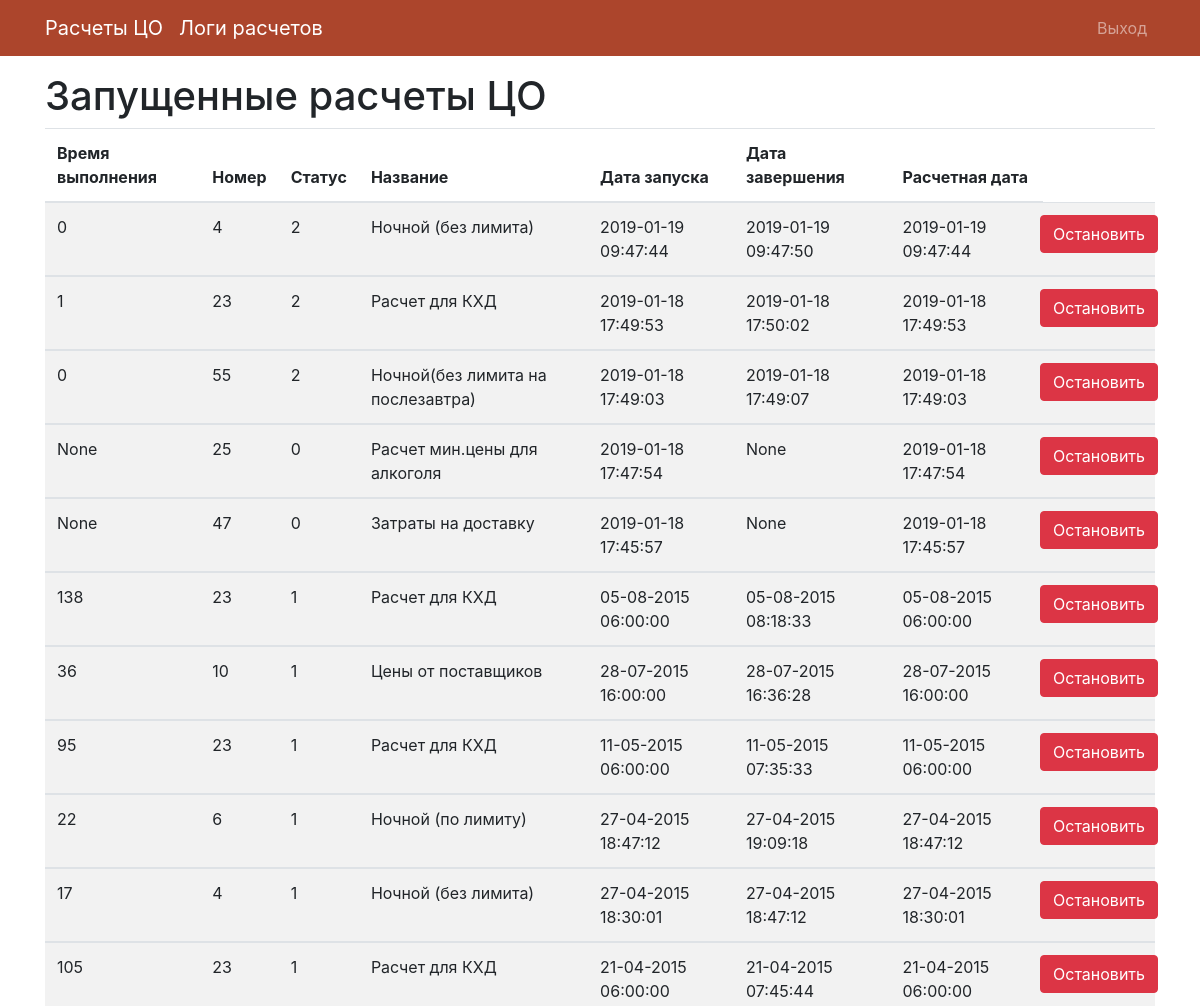
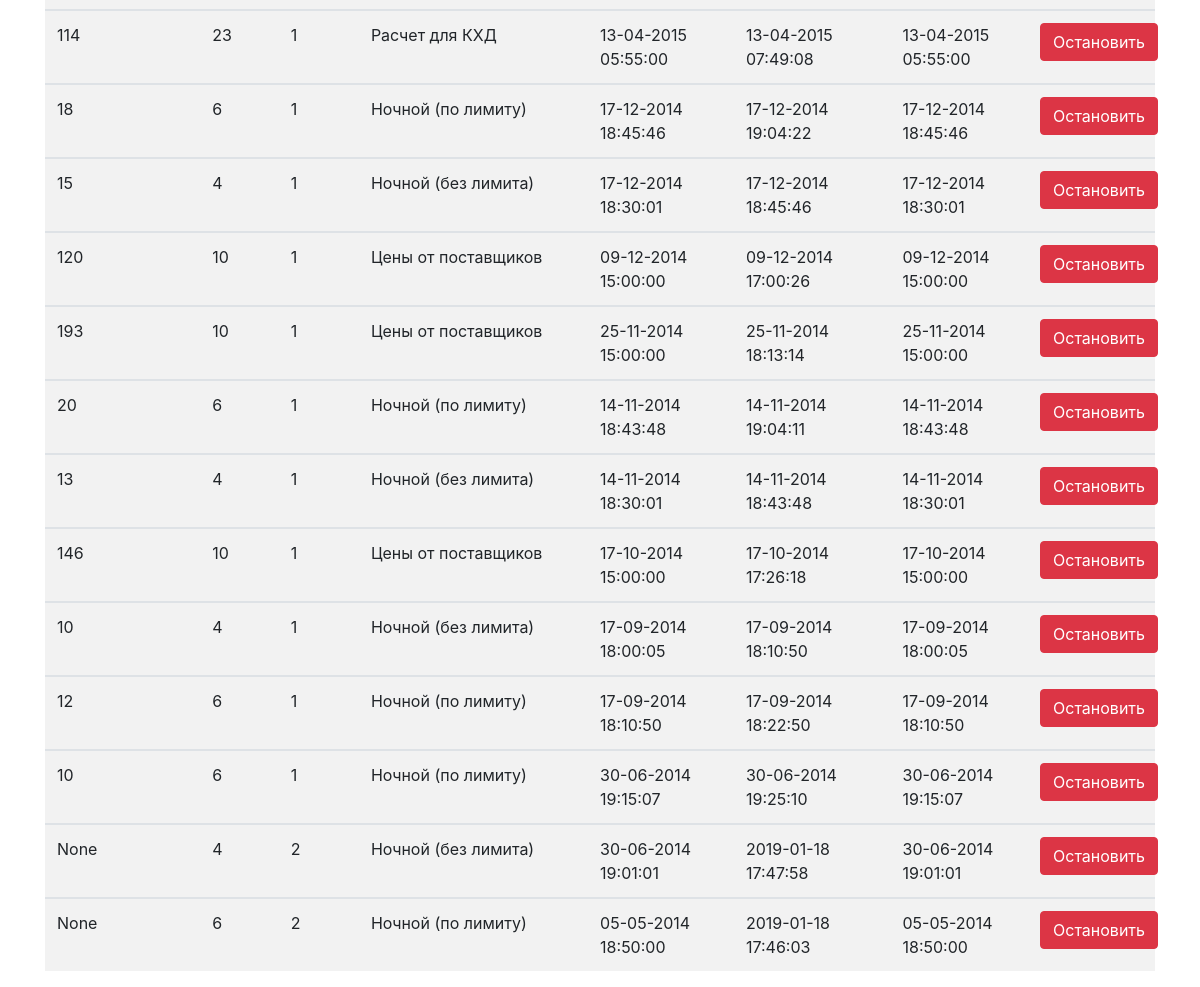
Screenshot of /log (signed in) with the database file from the repository (2 pictures, top to bottom).
### tables this page shows
CREATE TABLE "calc_log"
(
  id        integer primary key autoincrement,
  time      integer,
  id_calc   integer      not null,
  status    integer      not null,
  name      varchar(255) not null,
  startdate datetime     not null,
  enddate   datetime,
  calcdate  datetime     not null
);

### app/main/routes.py (the view)
@main.route('/log')
@login_required
def log():
    con = sql.connect(db_path)
    con.row_factory = sql.Row
    cur = con.cursor()
    cur.execute("select * from main.calc_log order by id desc ")
    logs = cur.fetchall()
    con.close()
    return render_template('main/log.html', logs=logs)

### app/model.py (called while the page is built)
@login.user_loader
def load_user(id):
    return User.query.get(int(id))

### app/templates/main/log.html (shortened to what this page needs)
{% extends 'base.html' %}
{% block app_content %}
    <h1>Запущенные расчеты ЦО</h1>
    <table class="table table-striped">
        <thead>
        <tr>
            <th scope="col">Время выполнения</th>
            <th scope="col">Номер</th>
            <th scope="col">Статус</th>
            <th scope="col">Название</th>
            <th scope="col">Дата запуска</th>
            <th scope="col">Дата завершения</th>
            <th scope="col">Расчетная дата</th>
            <td></td>
        </tr>
        </thead>
        <tbody>
        {% for log in logs %}
            <tr>
                <td>{{ log["time"] }}</td>
                <td>{{ log["id_calc"] }}</td>
                <td>{{ log["status"] }}</td>
                <td>{{ log["name"] }}</td>
                <td>{{ log["startdate"] }}</td>
                <td>{{ log["enddate"] }}</td>
                <td>{{ log["calcdate"] }}</td>
                <td class="text-right">
                    <div class="row">
                        <form action="{{ url_for('main.delete_log') }}" method="post" class="pull-right">
                            <input type="submit" class="btn btn-danger" data-toggle="confirmation"
                                   data-title="Действительно остановить?" value="Остановить">
                        </form>
                    </div>
                </td>
            </tr>
            </tbody>
        {% endfor %}
    </table>
{% endblock %}

### rows the page displays
calc_log: time "0", id_calc "4", status "2", name "Ночной (без лимита)", startdate "2019-01-19 09:47:44", enddate "2019-01-19 09:47:50", calcdate "2019-01-19 09:47:44"
calc_log: time "1", id_calc "23", status "2", name "Расчет для КХД", startdate "2019-01-18 17:49:53", enddate "2019-01-18 17:50:02", calcdate "2019-01-18 17:49:53"
calc_log: time "0", id_calc "55", status "2", name "Ночной(без лимита на послезавтра)", startdate "2019-01-18 17:49:03", enddate "2019-01-18 17:49:07", calcdate "2019-01-18 17:49:03"
calc_log: time "None", id_calc "25", status "0", name "Расчет мин.цены для алкоголя", startdate "2019-01-18 17:47:54", enddate "None", calcdate "2019-01-18 17:47:54"
calc_log: time "None", id_calc "47", status "0", name "Затраты на доставку", startdate "2019-01-18 17:45:57", enddate "None", calcdate "2019-01-18 17:45:57"
calc_log: time "138", id_calc "23", status "1", name "Расчет для КХД", startdate "05-08-2015 06:00:00", enddate "05-08-2015 08:18:33", calcdate "05-08-2015 06:00:00"
calc_log: time "36", id_calc "10", status "1", name "Цены от поставщиков", startdate "28-07-2015 16:00:00", enddate "28-07-2015 16:36:28", calcdate "28-07-2015 16:00:00"
calc_log: time "95", id_calc "23", status "1", name "Расчет для КХД", startdate "11-05-2015 06:00:00", enddate "11-05-2015 07:35:33", calcdate "11-05-2015 06:00:00"
calc_log: time "22", id_calc "6", status "1", name "Ночной (по лимиту)", startdate "27-04-2015 18:47:12", enddate "27-04-2015 19:09:18", calcdate "27-04-2015 18:47:12"
calc_log: time "17", id_calc "4", status "1", name "Ночной (без лимита)", startdate "27-04-2015 18:30:01", enddate "27-04-2015 18:47:12", calcdate "27-04-2015 18:30:01"
calc_log: time "105", id_calc "23", status "1", name "Расчет для КХД", startdate "21-04-2015 06:00:00", enddate "21-04-2015 07:45:44", calcdate "21-04-2015 06:00:00"
calc_log: time "114", id_calc "23", status "1", name "Расчет для КХД", startdate "13-04-2015 05:55:00", enddate "13-04-2015 07:49:08", calcdate "13-04-2015 05:55:00"
calc_log: time "18", id_calc "6", status "1", name "Ночной (по лимиту)", startdate "17-12-2014 18:45:46", enddate "17-12-2014 19:04:22", calcdate "17-12-2014 18:45:46"
calc_log: time "15", id_calc "4", status "1", name "Ночной (без лимита)", startdate "17-12-2014 18:30:01", enddate "17-12-2014 18:45:46", calcdate "17-12-2014 18:30:01"
calc_log: time "120", id_calc "10", status "1", name "Цены от поставщиков", startdate "09-12-2014 15:00:00", enddate "09-12-2014 17:00:26", calcdate "09-12-2014 15:00:00"
calc_log: time "193", id_calc "10", status "1", name "Цены от поставщиков", startdate "25-11-2014 15:00:00", enddate "25-11-2014 18:13:14", calcdate "25-11-2014 15:00:00"
calc_log: time "20", id_calc "6", status "1", name "Ночной (по лимиту)", startdate "14-11-2014 18:43:48", enddate "14-11-2014 19:04:11", calcdate "14-11-2014 18:43:48"
calc_log: time "13", id_calc "4", status "1", name "Ночной (без лимита)", startdate "14-11-2014 18:30:01", enddate "14-11-2014 18:43:48", calcdate "14-11-2014 18:30:01"
calc_log: time "146", id_calc "10", status "1", name "Цены от поставщиков", startdate "17-10-2014 15:00:00", enddate "17-10-2014 17:26:18", calcdate "17-10-2014 15:00:00"
calc_log: time "10", id_calc "4", status "1", name "Ночной (без лимита)", startdate "17-09-2014 18:00:05", enddate "17-09-2014 18:10:50", calcdate "17-09-2014 18:00:05"
calc_log: time "12", id_calc "6", status "1", name "Ночной (по лимиту)", startdate "17-09-2014 18:10:50", enddate "17-09-2014 18:22:50", calcdate "17-09-2014 18:10:50"
calc_log: time "10", id_calc "6", status "1", name "Ночной (по лимиту)", startdate "30-06-2014 19:15:07", enddate "30-06-2014 19:25:10", calcdate "30-06-2014 19:15:07"
calc_log: time "None", id_calc "4", status "2", name "Ночной (без лимита)", startdate "30-06-2014 19:01:01", enddate "2019-01-18 17:47:58", calcdate "30-06-2014 19:01:01"
calc_log: time "None", id_calc "6", status "2", name "Ночной (по лимиту)", startdate "05-05-2014 18:50:00", enddate "2019-01-18 17:46:03", calcdate "05-05-2014 18:50:00"
